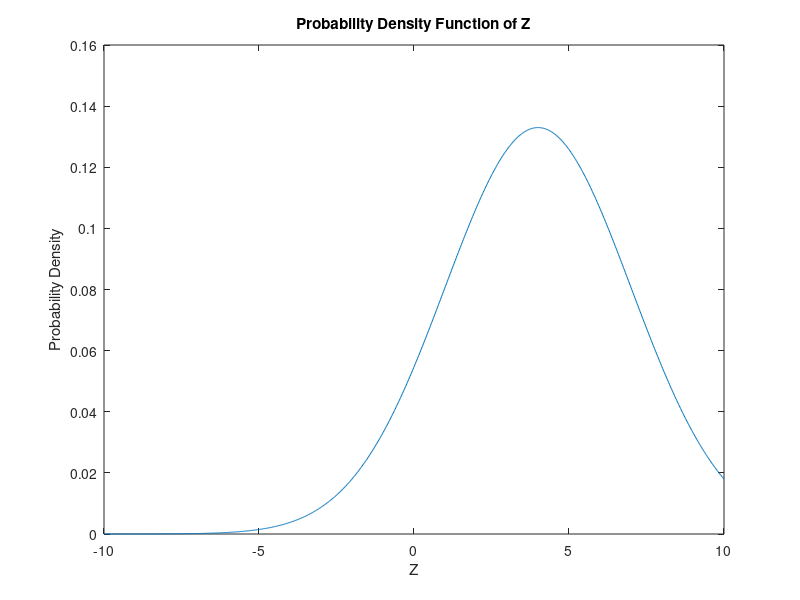

MATLAB code to generate this figure:
clc;
clear all;
close all;


% Given parameters
m = [1 2];   % Mean vector
c = [4 -4; -4 9];   % Covariance matrix

% a. Find the correlation coefficient between X and Y
sigma_x = sqrt(c(1, 1));  % Standard deviation of X
sigma_y = sqrt(c(2, 2));  % Standard deviation of Y
cov_xy = c(1, 2);         % Covariance between X and Y
rho = cov_xy / (sigma_x * sigma_y);
fprintf('Correlation coefficient between X and Y: %.4f\n', rho);

% b. Find COV(Z, W), where W = X - 2Y and Z = 2X + Y
W = [1 -2];
Z = [2 1];
cov_ZW = W * c * Z';
fprintf('COV(Z, W): %.4f\n', cov_ZW);

% c. Plot the PDF of Z
x = linspace(-10, 10, 1000);
Z_mean = Z * m';           % Mean of Z (transposed m)
Z_cov = Z * c * Z';        % Covariance of Z
x_col = x(:);              % Convert x to a column vector
pdf_Z = mvnpdf(x_col, Z_mean, Z_cov);
figure;
plot(x, pdf_Z);
xlabel('Z');
ylabel('Probability Density');
title('Probability Density Function of Z');